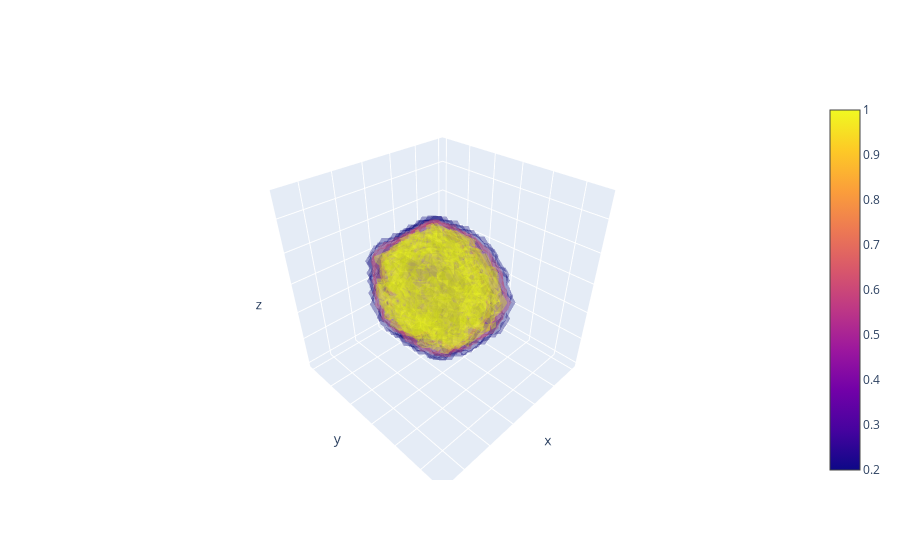

Notebook source saved alongside this figure:
### Code cell
vol = scipy.ndimage.zoom(vol, (0.3, 0.3, 0.3))
X, Y, Z = np.mgrid[:vol.shape[0], :vol.shape[1], :vol.shape[2]]

fig = go.Figure(data=go.Volume(
    x=X.flatten(), y=Y.flatten(), z=Z.flatten(),
    value=vol.flatten(),
    isomin=0.2,
    isomax=1.0,
    opacity=0.2,
    surface_count=3,
    ))
fig.update_layout(scene_xaxis_showticklabels=False,
                  scene_yaxis_showticklabels=False,
                  scene_zaxis_showticklabels=False)
fig.show()

### Figure 1 — Plotly figure (JSON) as saved in the notebook; plotly's stock layout.template omitted (floating-point values rounded to 4 significant figures; data arrays with more than 128 entries replaced by an {"elided": "..."} marker saying what was removed)
{"data": [{"isomax": 1, "isomin": 0.2, "opacity": 0.2, "surface": {"count": 3}, "type": "volume", "value": {"elided": "24389 float values"}, "x": {"elided": "24389 int values"}, "y": {"elided": "24389 int values"}, "z": {"elided": "24389 int values"}}], "layout": {"scene": {"xaxis": {"showticklabels": false}, "yaxis": {"showticklabels": false}, "zaxis": {"showticklabels": false}}}}
